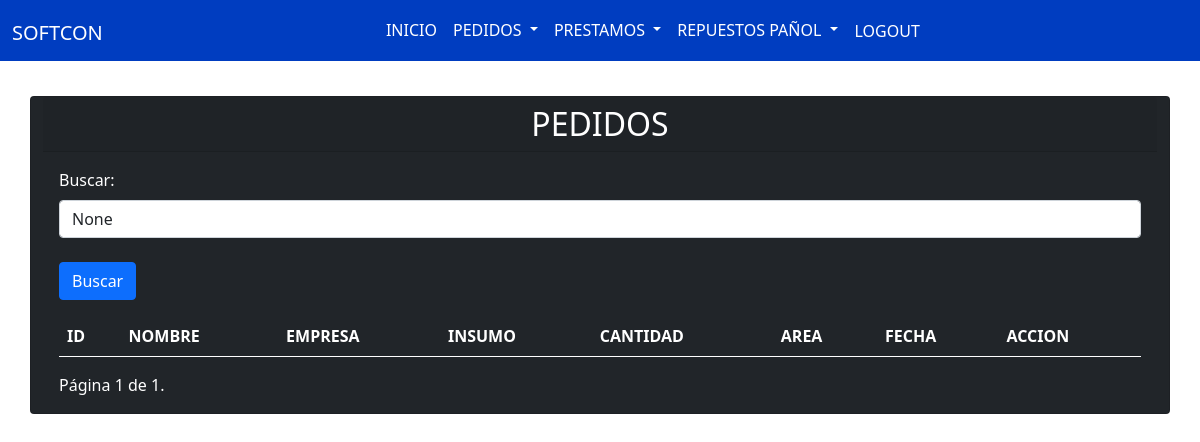
The page /lista_pedido/ (signed in) on the database as committed earlier.
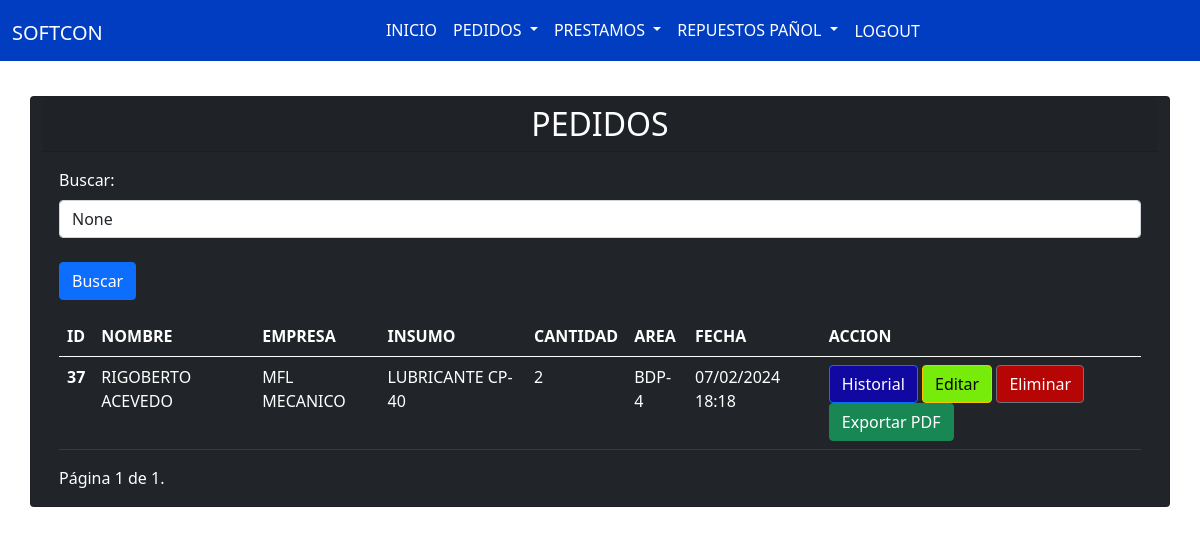
The same page on the database as committed later.
### app/models.py (models this page shows, shortened)
class Pedido(models.Model):
    solicitante = models.ForeignKey(Obrero, related_name="pedido", on_delete=models.CASCADE, verbose_name="OBRERO")
    compañia = models.ForeignKey(Empresa, related_name="Pedido", on_delete=models.CASCADE, verbose_name="EMPRESA")
    insumo = models.ForeignKey(Material, related_name="Pedido", on_delete=models.CASCADE, verbose_name="INSUMO")
    cantidad = models.IntegerField(verbose_name="CANTIDAD")
    area = models.CharField(max_length=100, verbose_name="AREA")
    fecha_pedido = models.DateTimeField(default=timezone.now)

class Obrero(models.Model):
    nombre = models.CharField(max_length=100)
    def __str__(self):
        return self.nombre

class Empresa(models.Model):
    nombre = models.CharField(max_length=100)
    def __str__(self):
        return self.nombre

class Material(models.Model):
    nombre = models.CharField(max_length=100)
    def __str__(self):
        return self.nombre

### app/views.py (the view, shortened to what this page needs)
# urls.py: path('lista_pedido/', lista_pedido, name='lista_pedido'),
@login_required
def lista_pedido(request):
    pedidos_list = Pedido.objects.all()
    for pedido in pedidos_list:
        pedido.fecha_pedido_formatted = pedido.fecha_pedido.strftime("%d/%m/%Y %H:%M")
    search_term = request.GET.get('buscar')
    paginator = Paginator(pedidos_list, 4)
    page = request.GET.get('page')
    try:
        pedidos = paginator.page(page)
    except PageNotAnInteger:
        pedidos = paginator.page(1)
    except EmptyPage:
        pedidos = paginator.page(paginator.num_pages)
    return render(request, 'app/lista_pedido.html', {'pedidos': pedidos, 'search_term': search_term})

### app/templates/app/lista_pedido.html (shortened to what this page needs)
{% extends 'app/base.html' %}
{% block content %}
<link rel="stylesheet" type="text/css" href="https://cdn.datatables.net/1.11.5/css/jquery.dataTables.css">
<br><br><br><br>
  <div class="container">
    <div class="row justify-content-center">
      <div class="card bg-dark text-white">
        <h2 class="card-header text-center">PEDIDOS</h2>
        <div class="card-body">
          <div class="mb-3">
            <form method="GET" action="{% url 'lista_pedido' %}">
                <label for="buscar" class="form-label">Buscar:</label>
                <input type="text" class="form-control" id="buscar" name="buscar" placeholder="Escribe para buscar..."
                    value="{{ search_term }}">
                    <br>
                <button type="submit" class="btn btn-primary">Buscar</button>
            </form>
          </div>
          <table class="table mx-auto table-dark">
            <thead>
              <tr>
                <th scope="col">ID</th>
                <th scope="col">NOMBRE</th>
                <th scope="col">EMPRESA</th>
                <th scope="col">INSUMO</th>
                <th scope="col">CANTIDAD</th>
                <th scope="col">AREA</th>
                <th scope="col">FECHA</th>
                <th scope="col">ACCION</th>
              </tr>
            </thead>
            <tbody>
              {% for pedido in pedidos %}
                <tr>
                    <th scope="row">{{ pedido.id }}</th>
                    <td>{{ pedido.solicitante }}</td>
                    <td>{{ pedido.compañia }}</td>
                    <td>{{ pedido.insumo }}</td>
                    <td>{{ pedido.cantidad }}</td>
                    <td>{{ pedido.area }}</td>
                    <td>{{ pedido.fecha_pedido_formatted }}</td>
                    <td>
                        <a href="{% url 'lista_pedido_trabajador' pedido.solicitante.id %}" class="btn btn-primary" style="background-color: rgb(17, 7, 161)" >Historial</a>
                        <button class="btn btn-warning" onclick="window.location.href='{% url 'editar_pedido' pedido.id %}'" class="btn btn-info btn-sm" style="background-color: rgb(119, 236, 10)" title="EDITAR">Editar</button>
                        <button class="btn btn-secondary" style="background-color: rgb(182, 5, 5)"  class="btn btn-info btn-sm" onclick="confirmarEliminacion('{{ pedido.id }}')">Eliminar</button>
                        <a href="{% url 'generar_pdf_pedidos' %}" class="btn btn-success">Exportar PDF</a>
                    </td>
                </tr>
              {% endfor %}
            </tbody>
          </table>
          <div class="pagination">
            <span class="step-links">
                <span class="current">
                    Página {{ pedidos.number }} de {{ pedidos.paginator.num_pages }}.
                </span>
            </span>
          </div>
        </div>
      </div>
    </div>
  </div>
{% endblock %}

Rows that differ between the two databases and show on the page:
added Pedido: id "37", solicitante "RIGOBERTO ACEVEDO", compañia "MFL MECANICO", insumo "LUBRICANTE CP-40", cantidad "2", area "BDP-4", fecha_pedido_formatted "07/02/2024 18:18"
